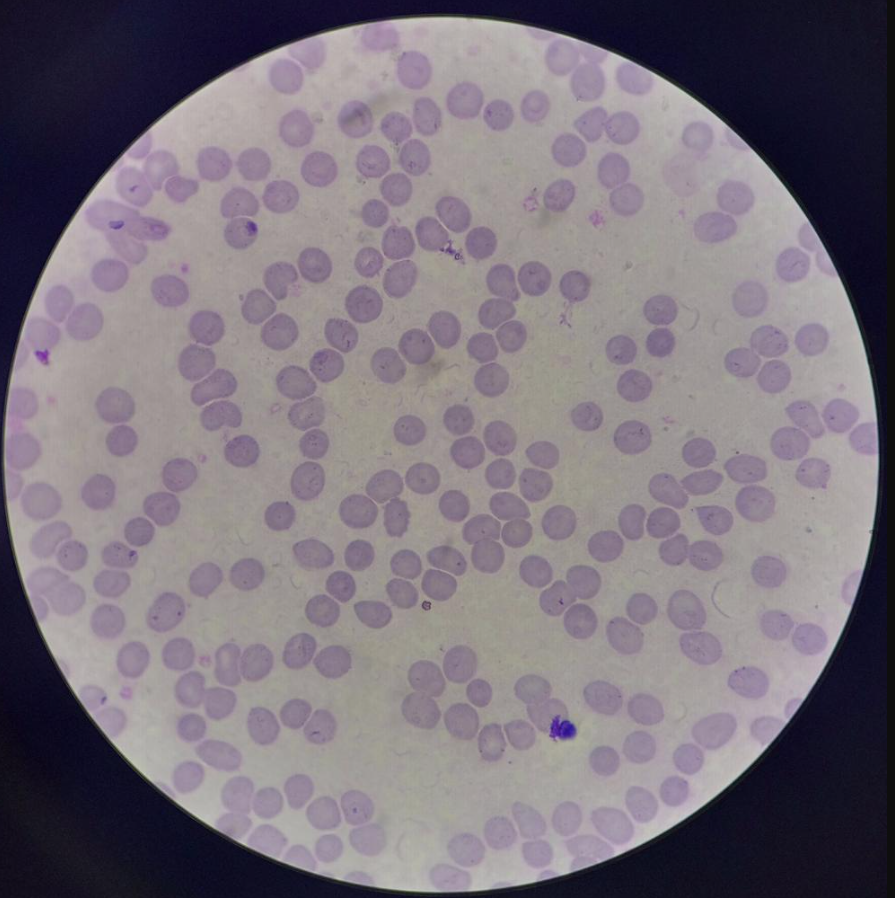
#> input picture normal.png, 895 x 898 px, given in place of out.png, which was not available
$ python highlight_cells.py out.png
#> lines starting #> are read from the running program, lines starting #| are printed output that depends on the picture; after the words box and inside, x2 and y2 are one past the last pixel; in counts of white or black regions, pixels touching at a corner belong together; pictures that were not available may be replaced by others from this repository, and a replacement may not be noted
import cv2
import numpy as np
import os

def highlight_cells(image_path):
#> called with image_path = 'out.png'
    img = cv2.imread(image_path)
#> img is the input picture: shape (898, 895, 3); mean B, G, R 123.7, 114.3, 122.4
    gray = cv2.cvtColor(img, cv2.COLOR_BGR2GRAY)
    clahe = cv2.createCLAHE(clipLimit=2.0, tileGridSize=(8, 8))
    enhanced = clahe.apply(gray)
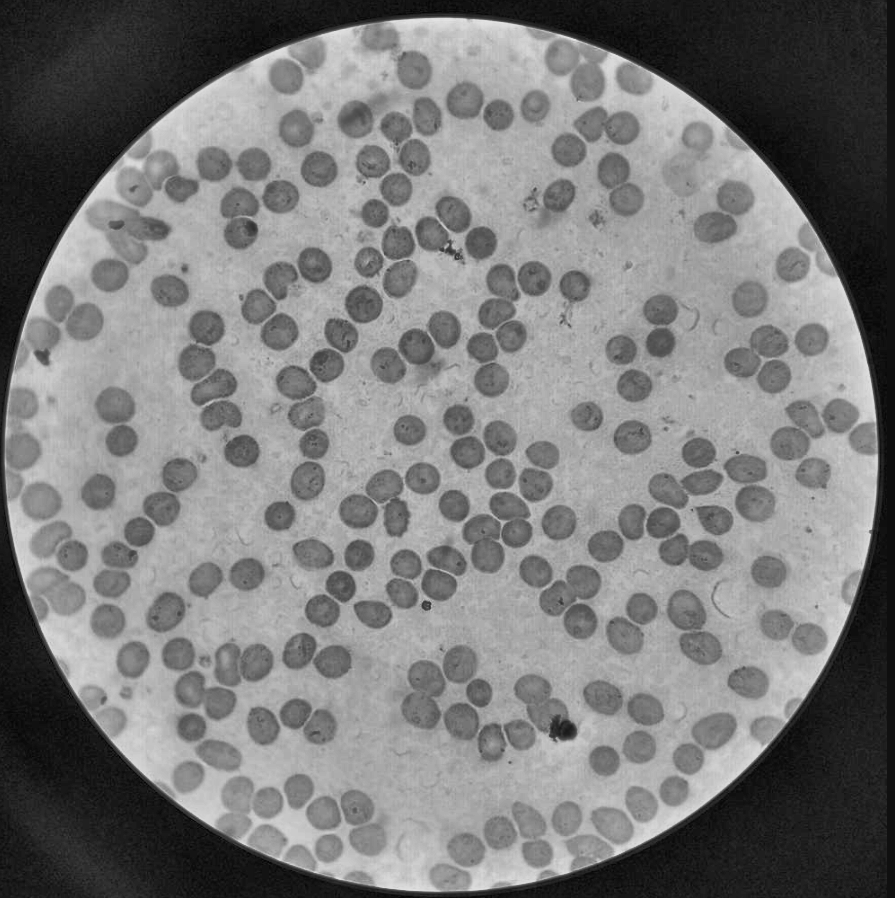
#> enhanced: shape (898, 895); min 3, max 230, mean 122.1
    blurred = cv2.GaussianBlur(enhanced, (5, 5), 0)
    binary = cv2.adaptiveThreshold(
        blurred, 255, cv2.ADAPTIVE_THRESH_GAUSSIAN_C,
        cv2.THRESH_BINARY_INV, 11, 2
    )
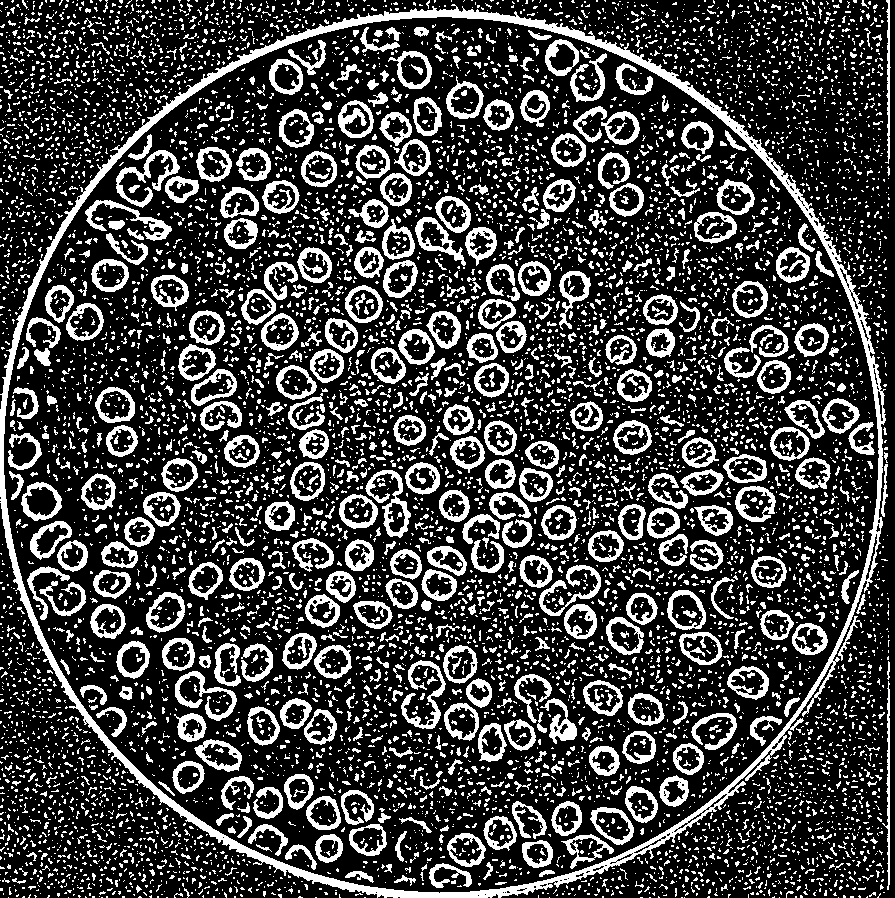
#> binary: shape (898, 895); 25.4% white; 8825 white regions (7596 under 20 px), largest, box (x1, y1, x2, y2) and area: (0, 4, 886, 898) 19910, (116, 150, 180, 208) 960, (365, 470, 411, 538) 878
    h, w = binary.shape
#> h = 898; w = 895
    mask = np.zeros((h, w), dtype=np.uint8)
    cv2.circle(mask, (w // 2, h // 2), min(h, w) // 2 - 30, 255, -1)
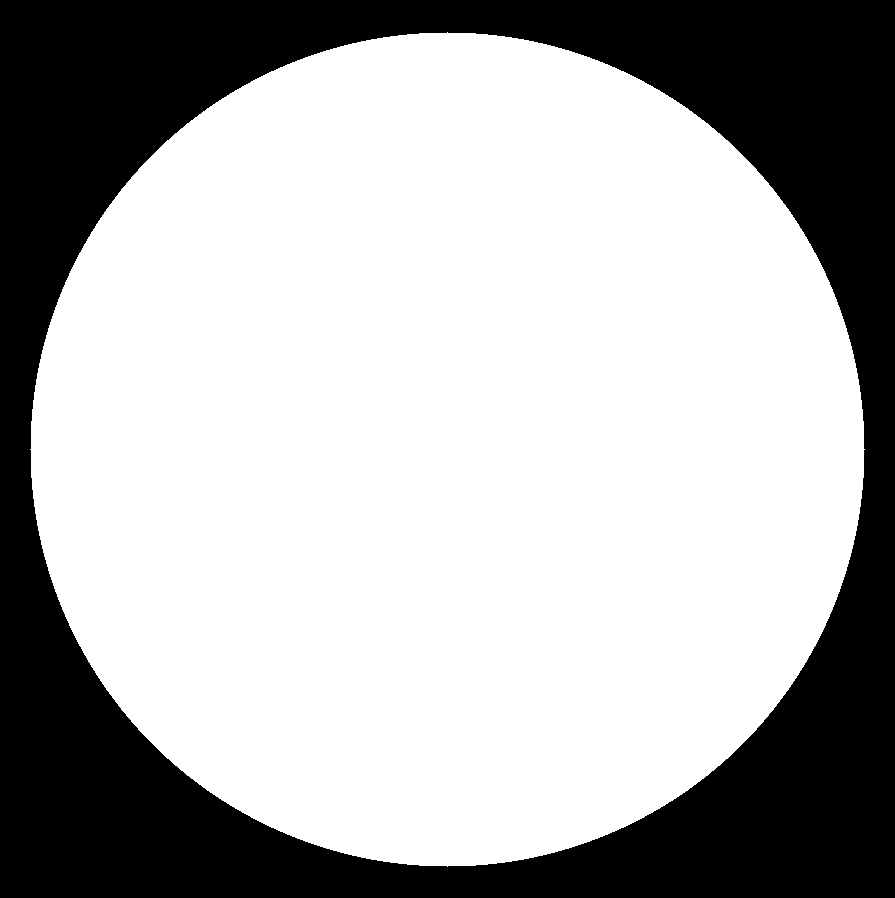
#> mask: shape (898, 895); 68% white; 1 black region, box (x1, y1, x2, y2) and area: (0, 0, 895, 898) 257473
    masked_binary = cv2.bitwise_and(binary, binary, mask=mask)
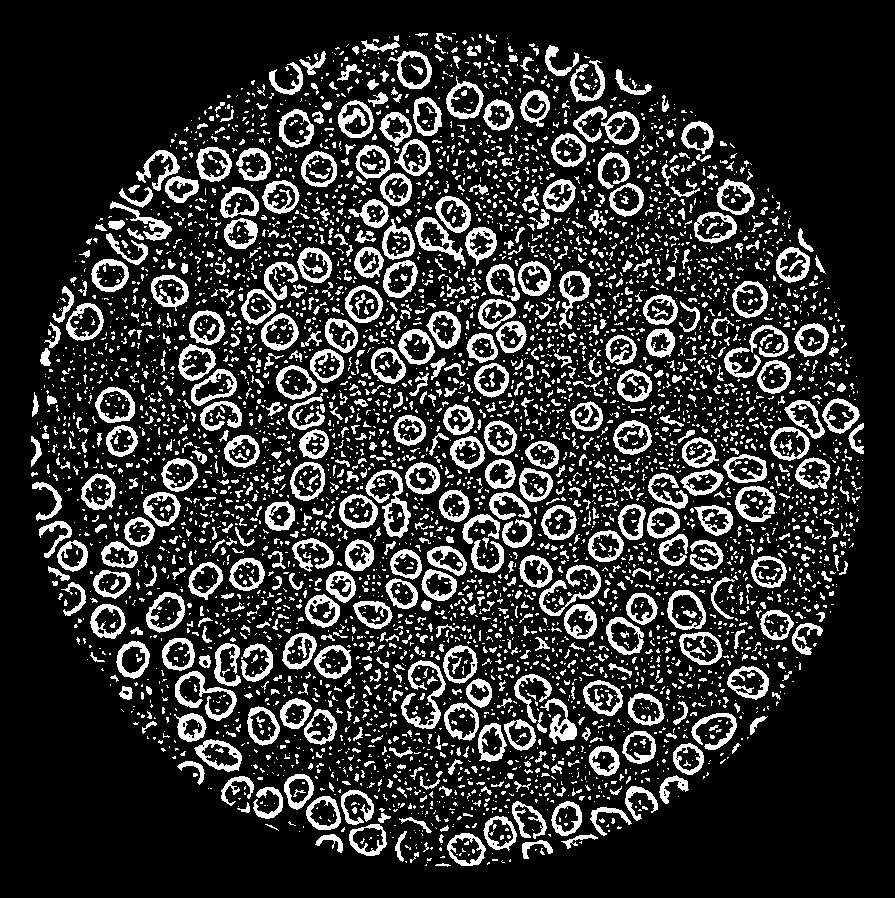
#> masked_binary: shape (898, 895); 18.5% white; 5078 white regions (4032 under 20 px), largest, box (x1, y1, x2, y2) and area: (365, 470, 411, 538) 878, (401, 660, 446, 729) 871, (175, 671, 237, 721) 824
    kernel = np.ones((3, 3), np.uint8)
    cleaned = cv2.morphologyEx(masked_binary, cv2.MORPH_CLOSE, kernel, iterations=2)
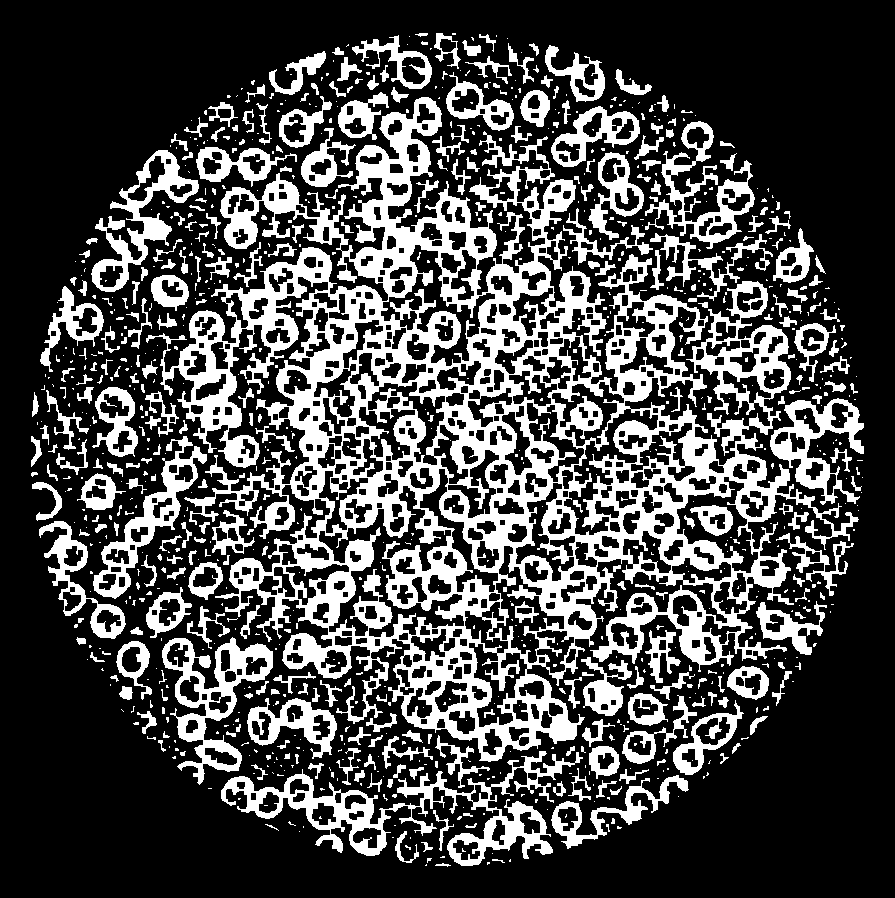
#> cleaned: shape (898, 895); 27.9% white; 969 white regions (628 under 20 px)
    contours, _ = cv2.findContours(cleaned, cv2.RETR_EXTERNAL, cv2.CHAIN_APPROX_SIMPLE)
#> contours = 860 contours, 626 with area under 20; largest, box (x1, y1, x2, y2) and area: (146, 97, 859, 762) 211820, (221, 751, 583, 866) 10612, (162, 637, 273, 785) 6548, (91, 150, 199, 292) 4668, (93, 436, 207, 599) 4528
    output = img.copy()
    confirmed = 0
    possible = 0
    for cnt in contours:
        area = cv2.contourArea(cnt)
        if 300 < area < 8000 and len(cnt) >= 5:
            (x, y), (MA, ma), angle = cv2.fitEllipse(cnt)
            eccentricity = np.sqrt(1 - (min(MA, ma) / max(MA, ma))**2)
            approx = cv2.approxPolyDP(cnt, 0.02 * cv2.arcLength(cnt, True), True)
            x, y, w, h = cv2.boundingRect(cnt)
            if eccentricity > 0.88 and len(approx) < 7:
                confirmed += 1
                cv2.rectangle(output, (x, y), (x + w, y + h), (0, 0, 255), 3)  # RED
            elif 0.82 < eccentricity <= 0.88 and len(approx) < 9:
                possible += 1
                cv2.rectangle(output, (x, y), (x + w, y + h), (0, 165, 255), 3)  # ORANGE
#> this loop made 860 passes
#> (area, MA, ma, angle, eccentricity, w) on passes 51, 109, 124, 161, 163, 167, 171, 208, 220, 232, 234, 240: (2122, 43.65, 134.9, 70.09, 0.946, 138), (707, 30.19, 31.91, 169.6, 0.324, 31), (399.5, 31.79, 57.98, 136, 0.836, 55), (2012.5, 33.86, 88.38, 43.39, 0.924, 71), (2691, 54.18, 90.92, 99.54, 0.803, 90), (1155.5, 39.04, 80.09, 47.38, 0.873, 75), (888, 29.68, 41.95, 108.4, 0.707, 40), (993.5, 31.33, 41.7, 105.2, 0.66, 42), (1312, 49.48, 55.04, 170.1, 0.438, 51), (986.5, 31.95, 57.35, 164.6, 0.83, 36), (6548, 100.6, 134.3, 0.33, 0.663, 111), (664.5, 29.78, 49.92, 176.7, 0.802, 36)
#> (area, MA, ma, angle) on pass 830: (1793.5, 36.02, 83.62, 116.6)
#> after the loop, confirmed = 0; possible = 0

    # Ensure static directory exists
    os.makedirs("static", exist_ok=True)
    output_path = os.path.join("static", "highlighted.png")
    cv2.imwrite(output_path, output)

    print(f"Highlighted image saved to: {output_path}")
    print(f"Confirmed sickle cells: {confirmed}")
#| Confirmed sickle cells: 0
    print(f"Possible sickle cells: {possible}")
#| Possible sickle cells: 0

    return output_path

if __name__ == "__main__":
    import sys
    if len(sys.argv) != 2:
        print("Usage: python highlight_cells.py <image_path>")
    else:
        result_path = highlight_cells(sys.argv[1])
        print(f"Output saved to: {result_path}")
